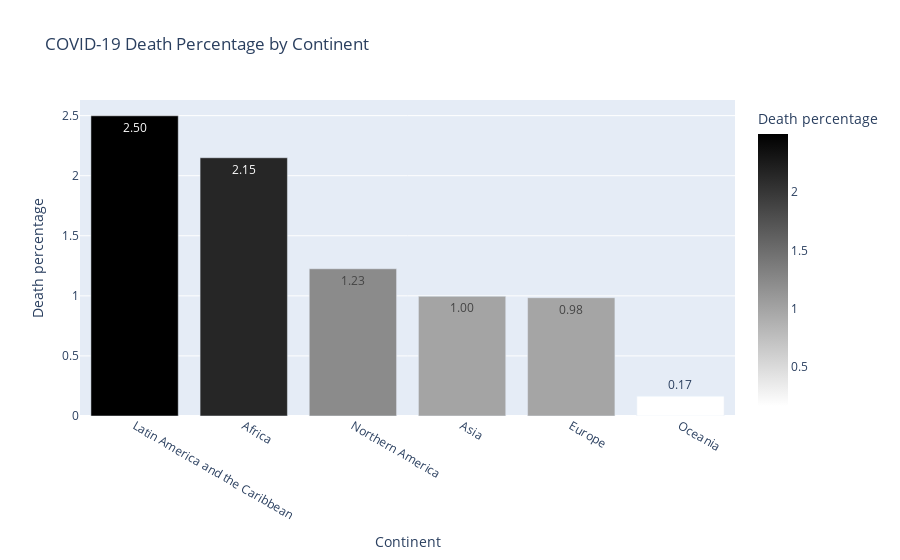

Write notebook code for a chart like this one.
### Markdown cell above
Negara Yeman memiliki persentase kematian tertinggi daripada negara negara lain

### Code cell
# Kelompokkan data berdasarkan Continent
continent_group = df.groupby('Continent')[['Total Cases', 'Total Deaths']].sum().reset_index()

# Hitung Death Percentage per benua dea
continent_group['Death percentage'] = (continent_group['Total Deaths'] / continent_group['Total Cases']) * 100

# Urutkan data dari yang terbesar
continent_group = continent_group.sort_values('Death percentage', ascending=False)

# Buat Bar Chart dengan gradasi warna Biru-Merah
fig = px.bar(continent_group,
             x='Continent',
             y='Death percentage',
             color='Death percentage',
             title='COVID-19 Death Percentage by Continent',
             color_continuous_scale=["white", "black"],
             text_auto='.2f'  # Menampilkan angka di atas batang
             )

fig.show()

### Figure 1 — Plotly figure (JSON) as saved in the notebook; plotly's stock layout.template omitted (floating-point values rounded to 4 significant figures)
{"data": [{"alignmentgroup": "True", "hovertemplate": "Continent=%{x}<br>Death percentage=%{marker.color}<extra></extra>", "legendgroup": "", "marker": {"color": [2.499, 2.15, 1.225, 0.9968, 0.9847, 0.1653], "coloraxis": "coloraxis", "pattern": {"shape": ""}}, "name": "", "offsetgroup": "", "orientation": "v", "showlegend": false, "textposition": "auto", "texttemplate": "%{y:.2f}", "type": "bar", "x": ["Latin America and the Caribbean", "Africa", "Northern America", "Asia", "Europe", "Oceania"], "xaxis": "x", "y": [2.499, 2.15, 1.225, 0.9968, 0.9847, 0.1653], "yaxis": "y"}], "layout": {"barmode": "relative", "coloraxis": {"colorbar": {"title": {"text": "Death percentage"}}, "colorscale": [[0, "white"], [1, "black"]]}, "legend": {"tracegroupgap": 0}, "title": {"text": "COVID-19 Death Percentage by Continent"}, "xaxis": {"anchor": "y", "domain": [0, 1], "title": {"text": "Continent"}}, "yaxis": {"anchor": "x", "domain": [0, 1], "title": {"text": "Death percentage"}}}}
